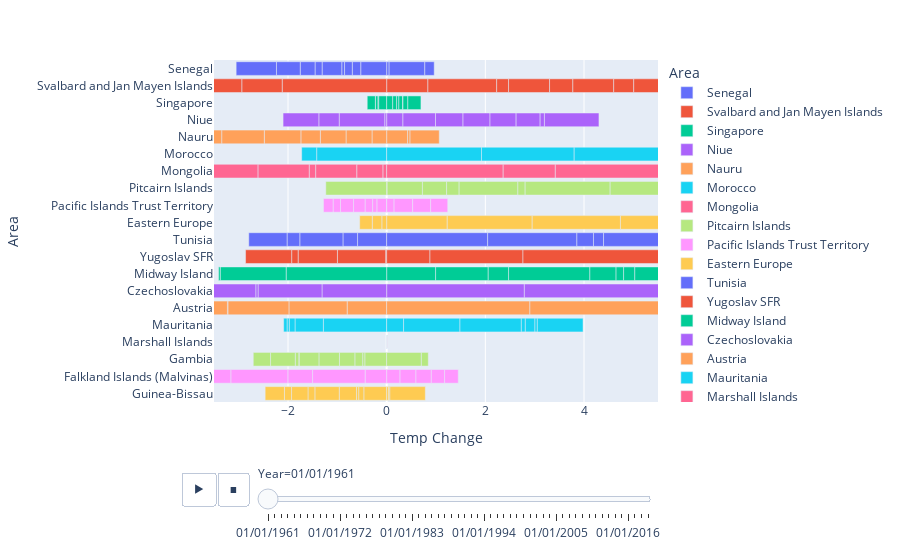

Notebook code for this chart:
### Code cell
countries = top_10.append(bottom_10)
df = df[df['Area'].isin(countries)]
px.bar(df,x='Temp Change',y='Area',animation_frame='Year', hover_name='Temp Change',
      range_x=[-3.5,5.5], color='Area')

### Figure 1 — Plotly figure (JSON) as saved in the notebook; plotly's stock layout.template omitted (floating-point values rounded to 4 significant figures)
{"data": [{"alignmentgroup": "True", "hovertemplate": "<b>%{hovertext}</b><br><br>Area=%{y}<br>Year=01/01/1961<br>Temp Change=%{x}<extra></extra>", "hovertext": [0.05, 0.723, 0.191, -0.526, -0.171, -0.157, -0.056, -0.399, -0.143, -0.3, -0.482, -0.817], "legendgroup": "Senegal", "marker": {"color": "#636efa", "pattern": {"shape": ""}}, "name": "Senegal", "offsetgroup": "Senegal", "orientation": "h", "showlegend": true, "textposition": "auto", "type": "bar", "x": [0.05, 0.723, 0.191, -0.526, -0.171, -0.157, -0.056, -0.399, -0.143, -0.3, -0.482, -0.817], "xaxis": "x", "y": ["Senegal", "Senegal", "Senegal", "Senegal", "Senegal", "Senegal", "Senegal", "Senegal", "Senegal", "Senegal", "Senegal", "Senegal"], "yaxis": "y"}, {"alignmentgroup": "True", "hovertemplate": "<b>%{hovertext}</b><br><br>Area=%{y}<br>Year=01/01/1961<br>Temp Change=%{x}<extra></extra>", "hovertext": [0.836, -2.118, 1.394, -0.819, 0.241, 0.831, 0.472, 0.828, 0.406, 3.459, 2.625, -3.521], "legendgroup": "Svalbard and Jan Mayen Islands", "marker": {"color": "#EF553B", "pattern": {"shape": ""}}, "name": "Svalbard and Jan Mayen Islands", "offsetgroup": "Svalbard and Jan Mayen Islands", "orientation": "h", "showlegend": true, "textposition": "auto", "type": "bar", "x": [0.836, -2.118, 1.394, -0.819, 0.241, 0.831, 0.472, 0.828, 0.406, 3.459, 2.625, -3.521], "xaxis": "x", "y": ["Svalbard and Jan Mayen Islands", "Svalbard and Jan Mayen Islands", "Svalbard and Jan Mayen Islands", "Svalbard and Jan Mayen Islands", "Svalbard and Jan Mayen Islands", "Svalbard and Jan Mayen Islands", "Svalbard and Jan Mayen Islands", "Svalbard and Jan Mayen Islands", "Svalbard and Jan Mayen Islands", "Svalbard and Jan Mayen Islands", "Svalbard and Jan Mayen Islands", "Svalbard and Jan Mayen Islands"], "yaxis": "y"}, {"alignmentgroup": "True", "hovertemplate": "<b>%{hovertext}</b><br><br>Area=%{y}<br>Year=01/01/1961<br>Temp Change=%{x}<extra></extra>", "hovertext": [-0.163, 0.122, 0.079, 0.046, 0.08, -0.015, 0.004, 0.098, -0.048, -0.003, -0.165, 0.266], "legendgroup": "Singapore", "marker": {"color": "#00cc96", "pattern": {"shape": ""}}, "name": "Singapore", "offsetgroup": "Singapore", "orientation": "h", "showlegend": true, "textposition": "auto", "type": "bar", "x": [-0.163, 0.122, 0.079, 0.046, 0.08, -0.015, 0.004, 0.098, -0.048, -0.003, -0.165, 0.266], "xaxis": "x", "y": ["Singapore", "Singapore", "Singapore", "Singapore", "Singapore", "Singapore", "Singapore", "Singapore", "Singapore", "Singapore", "Singapore", "Singapore"], "yaxis": "y"}, {"alignmentgroup": "True", "hovertemplate": "<b>%{hovertext}</b><br><br>Area=%{y}<br>Year=01/01/1961<br>Temp Change=%{x}<extra></extra>", "hovertext": [0.33, 0.66, -0.039, 0.558, 0.547, 0.529, 0.487, 0.087, 1.105, -0.923, -0.413, -0.725], "legendgroup": "Niue", "marker": {"color": "#ab63fa", "pattern": {"shape": ""}}, "name": "Niue", "offsetgroup": "Niue", "orientation": "h", "showlegend": true, "textposition": "auto", "type": "bar", "x": [0.33, 0.66, -0.039, 0.558, 0.547, 0.529, 0.487, 0.087, 1.105, -0.923, -0.413, -0.725], "xaxis": "x", "y": ["Niue", "Niue", "Niue", "Niue", "Niue", "Niue", "Niue", "Niue", "Niue", "Niue", "Niue", "Niue"], "yaxis": "y"}, {"alignmentgroup": "True", "hovertemplate": "<b>%{hovertext}</b><br><br>Area=%{y}<br>Year=01/01/1961<br>Temp Change=%{x}<extra></extra>", "hovertext": [0.425, -0.297, -0.527, 0.049, 0.592, -0.52, -0.395, -0.741, -0.864, -0.827, -0.703, -0.383], "legendgroup": "Nauru", "marker": {"color": "#FFA15A", "pattern": {"shape": ""}}, "name": "Nauru", "offsetgroup": "Nauru", "orientation": "h", "showlegend": true, "textposition": "auto", "type": "bar", "x": [0.425, -0.297, -0.527, 0.049, 0.592, -0.52, -0.395, -0.741, -0.864, -0.827, -0.703, -0.383], "xaxis": "x", "y": ["Nauru", "Nauru", "Nauru", "Nauru", "Nauru", "Nauru", "Nauru", "Nauru", "Nauru", "Nauru", "Nauru", "Nauru"], "yaxis": "y"}, {"alignmentgroup": "True", "hovertemplate": "<b>%{hovertext}</b><br><br>Area=%{y}<br>Year=01/01/1961<br>Temp Change=%{x}<extra></extra>", "hovertext": [-1.419, 1.922, 1.879, 1.769, 1.839, -0.304, 1.206, 0.756, 0.608, 0.009, 0.109, 2.118], "legendgroup": "Morocco", "marker": {"color": "#19d3f3", "pattern": {"shape": ""}}, "name": "Morocco", "offsetgroup": "Morocco", "orientation": "h", "showlegend": true, "textposition": "auto", "type": "bar", "x": [-1.419, 1.922, 1.879, 1.769, 1.839, -0.304, 1.206, 0.756, 0.608, 0.009, 0.109, 2.118], "xaxis": "x", "y": ["Morocco", "Morocco", "Morocco", "Morocco", "Morocco", "Morocco", "Morocco", "Morocco", "Morocco", "Morocco", "Morocco", "Morocco"], "yaxis": "y"}, {"alignmentgroup": "True", "hovertemplate": "<b>%{hovertext}</b><br><br>Area=%{y}<br>Year=01/01/1961<br>Temp Change=%{x}<extra></extra>", "hovertext": [-0.077, 2.362, 1.057, 3.176, -0.53, -0.833, -0.13, -1.04, 0.163, -1.666, 1.356, -0.633], "legendgroup": "Mongolia", "marker": {"color": "#FF6692", "pattern": {"shape": ""}}, "name": "Mongolia", "offsetgroup": "Mongolia", "orientation": "h", "showlegend": true, "textposition": "auto", "type": "bar", "x": [-0.077, 2.362, 1.057, 3.176, -0.53, -0.833, -0.13, -1.04, 0.163, -1.666, 1.356, -0.633], "xaxis": "x", "y": ["Mongolia", "Mongolia", "Mongolia", "Mongolia", "Mongolia", "Mongolia", "Mongolia", "Mongolia", "Mongolia", "Mongolia", "Mongolia", "Mongolia"], "yaxis": "y"}, {"alignmentgroup": "True", "hovertemplate": "<b>%{hovertext}</b><br><br>Area=%{y}<br>Year=01/01/1961<br>Temp Change=%{x}<extra></extra>", "hovertext": [0.01, -1.234, 0.715, 0.49, 0.254, 1.191, 0.147, 1.723, 1.291, 0.789, 1.18, 0.817], "legendgroup": "Pitcairn Islands", "marker": {"color": "#B6E880", "pattern": {"shape": ""}}, "name": "Pitcairn Islands", "offsetgroup": "Pitcairn Islands", "orientation": "h", "showlegend": true, "textposition": "auto", "type": "bar", "x": [0.01, -1.234, 0.715, 0.49, 0.254, 1.191, 0.147, 1.723, 1.291, 0.789, 1.18, 0.817], "xaxis": "x", "y": ["Pitcairn Islands", "Pitcairn Islands", "Pitcairn Islands", "Pitcairn Islands", "Pitcairn Islands", "Pitcairn Islands", "Pitcairn Islands", "Pitcairn Islands", "Pitcairn Islands", "Pitcairn Islands", "Pitcairn Islands", "Pitcairn Islands"], "yaxis": "y"}, {"alignmentgroup": "True", "hovertemplate": "<b>%{hovertext}</b><br><br>Area=%{y}<br>Year=01/01/1961<br>Temp Change=%{x}<extra></extra>", "hovertext": [0.15, 0.377, 0.365, 0.346, -0.003, -0.196, -0.086, -0.153, -0.233, -0.265, -0.15, -0.195], "legendgroup": "Pacific Islands Trust Territory", "marker": {"color": "#FF97FF", "pattern": {"shape": ""}}, "name": "Pacific Islands Trust Territory", "offsetgroup": "Pacific Islands Trust Territory", "orientation": "h", "showlegend": true, "textposition": "auto", "type": "bar", "x": [0.15, 0.377, 0.365, 0.346, -0.003, -0.196, -0.086, -0.153, -0.233, -0.265, -0.15, -0.195], "xaxis": "x", "y": ["Pacific Islands Trust Territory", "Pacific Islands Trust Territory", "Pacific Islands Trust Territory", "Pacific Islands Trust Territory", "Pacific Islands Trust Territory", "Pacific Islands Trust Territory", "Pacific Islands Trust Territory", "Pacific Islands Trust Territory", "Pacific Islands Trust Territory", "Pacific Islands Trust Territory", "Pacific Islands Trust Territory", "Pacific Islands Trust Territory"], "yaxis": "y"}, {"alignmentgroup": "True", "hovertemplate": "<b>%{hovertext}</b><br><br>Area=%{y}<br>Year=01/01/1961<br>Temp Change=%{x}<extra></extra>", "hovertext": [1.228, 1.722, 1.789, 0.886, 1.26, 0.011, -0.098, -0.194, -0.255, 0.73, 0.425, 1.045], "legendgroup": "Eastern Europe", "marker": {"color": "#FECB52", "pattern": {"shape": ""}}, "name": "Eastern Europe", "offsetgroup": "Eastern Europe", "orientation": "h", "showlegend": true, "textposition": "auto", "type": "bar", "x": [1.228, 1.722, 1.789, 0.886, 1.26, 0.011, -0.098, -0.194, -0.255, 0.73, 0.425, 1.045], "xaxis": "x", "y": ["Eastern Europe", "Eastern Europe", "Eastern Europe", "Eastern Europe", "Eastern Europe", "Eastern Europe", "Eastern Europe", "Eastern Europe", "Eastern Europe", "Eastern Europe", "Eastern Europe", "Eastern Europe"], "yaxis": "y"}, {"alignmentgroup": "True", "hovertemplate": "<b>%{hovertext}</b><br><br>Area=%{y}<br>Year=01/01/1961<br>Temp Change=%{x}<extra></extra>", "hovertext": [-0.59, 2.047, 1.809, -0.296, 0.336, -0.875, -0.258, 0.204, 1.921, 1.205, 0.024, -0.776], "legendgroup": "Tunisia", "marker": {"color": "#636efa", "pattern": {"shape": ""}}, "name": "Tunisia", "offsetgroup": "Tunisia", "orientation": "h", "showlegend": true, "textposition": "auto", "type": "bar", "x": [-0.59, 2.047, 1.809, -0.296, 0.336, -0.875, -0.258, 0.204, 1.921, 1.205, 0.024, -0.776], "xaxis": "x", "y": ["Tunisia", "Tunisia", "Tunisia", "Tunisia", "Tunisia", "Tunisia", "Tunisia", "Tunisia", "Tunisia", "Tunisia", "Tunisia", "Tunisia"], "yaxis": "y"}, {"alignmentgroup": "True", "hovertemplate": "<b>%{hovertext}</b><br><br>Area=%{y}<br>Year=01/01/1961<br>Temp Change=%{x}<extra></extra>", "hovertext": [-0.02, 0.878, 1.885, 2.998, -0.978, 0.418, -0.797, -0.131, 1.181, 1.488, 1.149, -0.934], "legendgroup": "Yugoslav SFR", "marker": {"color": "#EF553B", "pattern": {"shape": ""}}, "name": "Yugoslav SFR", "offsetgroup": "Yugoslav SFR", "orientation": "h", "showlegend": true, "textposition": "auto", "type": "bar", "x": [-0.02, 0.878, 1.885, 2.998, -0.978, 0.418, -0.797, -0.131, 1.181, 1.488, 1.149, -0.934], "xaxis": "x", "y": ["Yugoslav SFR", "Yugoslav SFR", "Yugoslav SFR", "Yugoslav SFR", "Yugoslav SFR", "Yugoslav SFR", "Yugoslav SFR", "Yugoslav SFR", "Yugoslav SFR", "Yugoslav SFR", "Yugoslav SFR", "Yugoslav SFR"], "yaxis": "y"}, {"alignmentgroup": "True", "hovertemplate": "<b>%{hovertext}</b><br><br>Area=%{y}<br>Year=01/01/1961<br>Temp Change=%{x}<extra></extra>", "hovertext": [0.992, 1.067, 0.412, 1.648, 0.531, -2.038, -1.336, -0.034, 0.153, 0.227, 0.74, 0.239], "legendgroup": "Midway Island", "marker": {"color": "#00cc96", "pattern": {"shape": ""}}, "name": "Midway Island", "offsetgroup": "Midway Island", "orientation": "h", "showlegend": true, "textposition": "auto", "type": "bar", "x": [0.992, 1.067, 0.412, 1.648, 0.531, -2.038, -1.336, -0.034, 0.153, 0.227, 0.74, 0.239], "xaxis": "x", "y": ["Midway Island", "Midway Island", "Midway Island", "Midway Island", "Midway Island", "Midway Island", "Midway Island", "Midway Island", "Midway Island", "Midway Island", "Midway Island", "Midway Island"], "yaxis": "y"}, {"alignmentgroup": "True", "hovertemplate": "<b>%{hovertext}</b><br><br>Area=%{y}<br>Year=01/01/1961<br>Temp Change=%{x}<extra></extra>", "hovertext": [2.791, 3.102, 3.284, -1.311, 0.887, -1.296, -0.046, 2.36, 1.931, 0.269, -2.19, -0.562], "legendgroup": "Czechoslovakia", "marker": {"color": "#ab63fa", "pattern": {"shape": ""}}, "name": "Czechoslovakia", "offsetgroup": "Czechoslovakia", "orientation": "h", "showlegend": true, "textposition": "auto", "type": "bar", "x": [2.791, 3.102, 3.284, -1.311, 0.887, -1.296, -0.046, 2.36, 1.931, 0.269, -2.19, -0.562], "xaxis": "x", "y": ["Czechoslovakia", "Czechoslovakia", "Czechoslovakia", "Czechoslovakia", "Czechoslovakia", "Czechoslovakia", "Czechoslovakia", "Czechoslovakia", "Czechoslovakia", "Czechoslovakia", "Czechoslovakia", "Czechoslovakia"], "yaxis": "y"}, {"alignmentgroup": "True", "hovertemplate": "<b>%{hovertext}</b><br><br>Area=%{y}<br>Year=01/01/1961<br>Temp Change=%{x}<extra></extra>", "hovertext": [-0.801, 2.903, 2.721, -1.18, 0.864, -1.238, 0.107, 2.782, 1.567, -0.009, -1.162, 3.571], "legendgroup": "Austria", "marker": {"color": "#FFA15A", "pattern": {"shape": ""}}, "name": "Austria", "offsetgroup": "Austria", "orientation": "h", "showlegend": true, "textposition": "auto", "type": "bar", "x": [-0.801, 2.903, 2.721, -1.18, 0.864, -1.238, 0.107, 2.782, 1.567, -0.009, -1.162, 3.571], "xaxis": "x", "y": ["Austria", "Austria", "Austria", "Austria", "Austria", "Austria", "Austria", "Austria", "Austria", "Austria", "Austria", "Austria"], "yaxis": "y"}, {"alignmentgroup": "True", "hovertemplate": "<b>%{hovertext}</b><br><br>Area=%{y}<br>Year=01/01/1961<br>Temp Change=%{x}<extra></extra>", "hovertext": [-1.283, -0.575, 0.343, 1.143, 1.244, 0.081, 0.195, 0.048, -0.117, -0.044, 0.927, -0.069], "legendgroup": "Mauritania", "marker": {"color": "#19d3f3", "pattern": {"shape": ""}}, "name": "Mauritania", "offsetgroup": "Mauritania", "orientation": "h", "showlegend": true, "textposition": "auto", "type": "bar", "x": [-1.283, -0.575, 0.343, 1.143, 1.244, 0.081, 0.195, 0.048, -0.117, -0.044, 0.927, -0.069], "xaxis": "x", "y": ["Mauritania", "Mauritania", "Mauritania", "Mauritania", "Mauritania", "Mauritania", "Mauritania", "Mauritania", "Mauritania", "Mauritania", "Mauritania", "Mauritania"], "yaxis": "y"}, {"alignmentgroup": "True", "hovertemplate": "<b>%{hovertext}</b><br><br>Area=%{y}<br>Year=01/01/1961<br>Temp Change=%{x}<extra></extra>", "hovertext": [0, 0, 0, 0, 0, 0, 0, 0, 0, 0, 0, 0], "legendgroup": "Marshall Islands", "marker": {"color": "#FF6692", "pattern": {"shape": ""}}, "name": "Marshall Islands", "offsetgroup": "Marshall Islands", "orientation": "h", "showlegend": true, "textposition": "auto", "type": "bar", "x": [0, 0, 0, 0, 0, 0, 0, 0, 0, 0, 0, 0], "xaxis": "x", "y": ["Marshall Islands", "Marshall Islands", "Marshall Islands", "Marshall Islands", "Marshall Islands", "Marshall Islands", "Marshall Islands", "Marshall Islands", "Marshall Islands", "Marshall Islands", "Marshall Islands", "Marshall Islands"], "yaxis": "y"}, {"alignmentgroup": "True", "hovertemplate": "<b>%{hovertext}</b><br><br>Area=%{y}<br>Year=01/01/1961<br>Temp Change=%{x}<extra></extra>", "hovertext": [-0.443, -0.043, -0.159, -0.312, 0.703, 0.141, -0.416, -0.404, -0.004, -0.072, -0.501, -0.35], "legendgroup": "Gambia", "marker": {"color": "#B6E880", "pattern": {"shape": ""}}, "name": "Gambia", "offsetgroup": "Gambia", "orientation": "h", "showlegend": true, "textposition": "auto", "type": "bar", "x": [-0.443, -0.043, -0.159, -0.312, 0.703, 0.141, -0.416, -0.404, -0.004, -0.072, -0.501, -0.35], "xaxis": "x", "y": ["Gambia", "Gambia", "Gambia", "Gambia", "Gambia", "Gambia", "Gambia", "Gambia", "Gambia", "Gambia", "Gambia", "Gambia"], "yaxis": "y"}, {"alignmentgroup": "True", "hovertemplate": "<b>%{hovertext}</b><br><br>Area=%{y}<br>Year=01/01/1961<br>Temp Change=%{x}<extra></extra>", "hovertext": [0.271, 0.323, -0.437, -1.065, 0.311, -0.501, -1.156, -0.521, -0.612, 0.269, -0.218, 0.277], "legendgroup": "Falkland Islands (Malvinas)", "marker": {"color": "#FF97FF", "pattern": {"shape": ""}}, "name": "Falkland Islands (Malvinas)", "offsetgroup": "Falkland Islands (Malvinas)", "orientation": "h", "showlegend": true, "textposition": "auto", "type": "bar", "x": [0.271, 0.323, -0.437, -1.065, 0.311, -0.501, -1.156, -0.521, -0.612, 0.269, -0.218, 0.277], "xaxis": "x", "y": ["Falkland Islands (Malvinas)", "Falkland Islands (Malvinas)", "Falkland Islands (Malvinas)", "Falkland Islands (Malvinas)", "Falkland Islands (Malvinas)", "Falkland Islands (Malvinas)", "Falkland Islands (Malvinas)", "Falkland Islands (Malvinas)", "Falkland Islands (Malvinas)", "Falkland Islands (Malvinas)", "Falkland Islands (Malvinas)", "Falkland Islands (Malvinas)"], "yaxis": "y"}, {"alignmentgroup": "True", "hovertemplate": "<b>%{hovertext}</b><br><br>Area=%{y}<br>Year=01/01/1961<br>Temp Change=%{x}<extra></extra>", "hovertext": [-0.463, -0.104, -0.044, -0.35, 0.036, -0.494, -0.14, 0.029, -0.333, -0.144, -0.391, 0.719], "legendgroup": "Guinea-Bissau", "marker": {"color": "#FECB52", "pattern": {"shape": ""}}, "name": "Guinea-Bissau", "offsetgroup": "Guinea-Bissau", "orientation": "h", "showlegend": true, "textposition": "auto", "type": "bar", "x": [-0.463, -0.104, -0.044, -0.35, 0.036, -0.494, -0.14, 0.029, -0.333, -0.144, -0.391, 0.719], "xaxis": "x", "y": ["Guinea-Bissau", "Guinea-Bissau", "Guinea-Bissau", "Guinea-Bissau", "Guinea-Bissau", "Guinea-Bissau", "Guinea-Bissau", "Guinea-Bissau", "Guinea-Bissau", "Guinea-Bissau", "Guinea-Bissau", "Guinea-Bissau"], "yaxis": "y"}], "layout": {"barmode": "relative", "legend": {"title": {"text": "Area"}, "tracegroupgap": 0}, "margin": {"t": 60}, "sliders": [{"active": 0, "currentvalue": {"prefix": "Year="}, "len": 0.9, "pad": {"b": 10, "t": 60}, "steps": [{"args": [["01/01/1961"], {"frame": {"duration": 0, "redraw": true}, "fromcurrent": true, "mode": "immediate", "transition": {"duration": 0, "easing": "linear"}}], "label": "01/01/1961", "method": "animate"}, {"args": [["01/01/1962"], {"frame": {"duration": 0, "redraw": true}, "fromcurrent": true, "mode": "immediate", "transition": {"duration": 0, "easing": "linear"}}], "label": "01/01/1962", "method": "animate"}, {"args": [["01/01/1963"], {"frame": {"duration": 0, "redraw": true}, "fromcurrent": true, "mode": "immediate", "transition": {"duration": 0, "easing": "linear"}}], "label": "01/01/1963", "method": "animate"}, {"args": [["01/01/1964"], {"frame": {"duration": 0, "redraw": true}, "fromcurrent": true, "mode": "immediate", "transition": {"duration": 0, "easing": "linear"}}], "label": "01/01/1964", "method": "animate"}, {"args": [["01/01/1965"], {"frame": {"duration": 0, "redraw": true}, "fromcurrent": true, "mode": "immediate", "transition": {"duration": 0, "easing": "linear"}}], "label": "01/01/1965", "method": "animate"}, {"args": [["01/01/1966"], {"frame": {"duration": 0, "redraw": true}, "fromcurrent": true, "mode": "immediate", "transition": {"duration": 0, "easing": "linear"}}], "label": "01/01/1966", "method": "animate"}, {"args": [["01/01/1967"], {"frame": {"duration": 0, "redraw": true}, "fromcurrent": true, "mode": "immediate", "transition": {"duration": 0, "easing": "linear"}}], "label": "01/01/1967", "method": "animate"}, {"args": [["01/01/1968"], {"frame": {"duration": 0, "redraw": true}, "fromcurrent": true, "mode": "immediate", "transition": {"duration": 0, "easing": "linear"}}], "label": "01/01/1968", "method": "animate"}, {"args": [["01/01/1969"], {"frame": {"duration": 0, "redraw": true}, "fromcurrent": true, "mode": "immediate", "transition": {"duration": 0, "easing": "linear"}}], "label": "01/01/1969", "method": "animate"}, {"args": [["01/01/1970"], {"frame": {"duration": 0, "redraw": true}, "fromcurrent": true, "mode": "immediate", "transition": {"duration": 0, "easing": "linear"}}], "label": "01/01/1970", "method": "animate"}, {"args": [["01/01/1971"], {"frame": {"duration": 0, "redraw": true}, "fromcurrent": true, "mode": "immediate", "transition": {"duration": 0, "easing": "linear"}}], "label": "01/01/1971", "method": "animate"}, {"args": [["01/01/1972"], {"frame": {"duration": 0, "redraw": true}, "fromcurrent": true, "mode": "immediate", "transition": {"duration": 0, "easing": "linear"}}], "label": "01/01/1972", "method": "animate"}, {"args": [["01/01/1973"], {"frame": {"duration": 0, "redraw": true}, "fromcurrent": true, "mode": "immediate", "transition": {"duration": 0, "easing": "linear"}}], "label": "01/01/1973", "method": "animate"}, {"args": [["01/01/1974"], {"frame": {"duration": 0, "redraw": true}, "fromcurrent": true, "mode": "immediate", "transition": {"duration": 0, "easing": "linear"}}], "label": "01/01/1974", "method": "animate"}, {"args": [["01/01/1975"], {"frame": {"duration": 0, "redraw": true}, "fromcurrent": true, "mode": "immediate", "transition": {"duration": 0, "easing": "linear"}}], "label": "01/01/1975", "method": "animate"}, {"args": [["01/01/1976"], {"frame": {"duration": 0, "redraw": true}, "fromcurrent": true, "mode": "immediate", "transition": {"duration": 0, "easing": "linear"}}], "label": "01/01/1976", "method": "animate"}, {"args": [["01/01/1977"], {"frame": {"duration": 0, "redraw": true}, "fromcurrent": true, "mode": "immediate", "transition": {"duration": 0, "easing": "linear"}}], "label": "01/01/1977", "method": "animate"}, {"args": [["01/01/1978"], {"frame": {"duration": 0, "redraw": true}, "fromcurrent": true, "mode": "immediate", "transition": {"duration": 0, "easing": "linear"}}], "label": "01/01/1978", "method": "animate"}, {"args": [["01/01/1979"], {"frame": {"duration": 0, "redraw": true}, "fromcurrent": true, "mode": "immediate", "transition": {"duration": 0, "easing": "linear"}}], "label": "01/01/1979", "method": "animate"}, {"args": [["01/01/1980"], {"frame": {"duration": 0, "redraw": true}, "fromcurrent": true, "mode": "immediate", "transition": {"duration": 0, "easing": "linear"}}], "label": "01/01/1980", "method": "animate"}, {"args": [["01/01/1981"], {"frame": {"duration": 0, "redraw": true}, "fromcurrent": true, "mode": "immediate", "transition": {"duration": 0, "easing": "linear"}}], "label": "01/01/1981", "method": "animate"}, {"args": [["01/01/1982"], {"frame": {"duration": 0, "redraw": true}, "fromcurrent": true, "mode": "immediate", "transition": {"duration": 0, "easing": "linear"}}], "label": "01/01/1982", "method": "animate"}, {"args": [["01/01/1983"], {"frame": {"duration": 0, "redraw": true}, "fromcurrent": true, "mode": "immediate", "transition": {"duration": 0, "easing": "linear"}}], "label": "01/01/1983", "method": "animate"}, {"args": [["01/01/1984"], {"frame": {"duration": 0, "redraw": true}, "fromcurrent": true, "mode": "immediate", "transition": {"duration": 0, "easing": "linear"}}], "label": "01/01/1984", "method": "animate"}, {"args": [["01/01/1985"], {"frame": {"duration": 0, "redraw": true}, "fromcurrent": true, "mode": "immediate", "transition": {"duration": 0, "easing": "linear"}}], "label": "01/01/1985", "method": "animate"}, {"args": [["01/01/1986"], {"frame": {"duration": 0, "redraw": true}, "fromcurrent": true, "mode": "immediate", "transition": {"duration": 0, "easing": "linear"}}], "label": "01/01/1986", "method": "animate"}, {"args": [["01/01/1987"], {"frame": {"duration": 0, "redraw": true}, "fromcurrent": true, "mode": "immediate", "transition": {"duration": 0, "easing": "linear"}}], "label": "01/01/1987", "method": "animate"}, {"args": [["01/01/1988"], {"frame": {"duration": 0, "redraw": true}, "fromcurrent": true, "mode": "immediate", "transition": {"duration": 0, "easing": "linear"}}], "label": "01/01/1988", "method": "animate"}, {"args": [["01/01/1989"], {"frame": {"duration": 0, "redraw": true}, "fromcurrent": true, "mode": "immediate", "transition": {"duration": 0, "easing": "linear"}}], "label": "01/01/1989", "method": "animate"}, {"args": [["01/01/1990"], {"frame": {"duration": 0, "redraw": true}, "fromcurrent": true, "mode": "immediate", "transition": {"duration": 0, "easing": "linear"}}], "label": "01/01/1990", "method": "animate"}, {"args": [["01/01/1991"], {"frame": {"duration": 0, "redraw": true}, "fromcurrent": true, "mode": "immediate", "transition": {"duration": 0, "easing": "linear"}}], "label": "01/01/1991", "method": "animate"}, {"args": [["01/01/1992"], {"frame": {"duration": 0, "redraw": true}, "fromcurrent": true, "mode": "immediate", "transition": {"duration": 0, "easing": "linear"}}], "label": "01/01/1992", "method": "animate"}, {"args": [["01/01/1993"], {"frame": {"duration": 0, "redraw": true}, "fromcurrent": true, "mode": "immediate", "transition": {"duration": 0, "easing": "linear"}}], "label": "01/01/1993", "method": "animate"}, {"args": [["01/01/1994"], {"frame": {"duration": 0, "redraw": true}, "fromcurrent": true, "mode": "immediate", "transition": {"duration": 0, "easing": "linear"}}], "label": "01/01/1994", "method": "animate"}, {"args": [["01/01/1995"], {"frame": {"duration": 0, "redraw": true}, "fromcurrent": true, "mode": "immediate", "transition": {"duration": 0, "easing": "linear"}}], "label": "01/01/1995", "method": "animate"}, {"args": [["01/01/1996"], {"frame": {"duration": 0, "redraw": true}, "fromcurrent": true, "mode": "immediate", "transition": {"duration": 0, "easing": "linear"}}], "label": "01/01/1996", "method": "animate"}, {"args": [["01/01/1997"], {"frame": {"duration": 0, "redraw": true}, "fromcurrent": true, "mode": "immediate", "transition": {"duration": 0, "easing": "linear"}}], "label": "01/01/1997", "method": "animate"}, {"args": [["01/01/1998"], {"frame": {"duration": 0, "redraw": true}, "fromcurrent": true, "mode": "immediate", "transition": {"duration": 0, "easing": "linear"}}], "label": "01/01/1998", "method": "animate"}, {"args": [["01/01/1999"], {"frame": {"duration": 0, "redraw": true}, "fromcurrent": true, "mode": "immediate", "transition": {"duration": 0, "easing": "linear"}}], "label": "01/01/1999", "method": "animate"}, {"args": [["01/01/2000"], {"frame": {"duration": 0, "redraw": true}, "fromcurrent": true, "mode": "immediate", "transition": {"duration": 0, "easing": "linear"}}], "label": "01/01/2000", "method": "animate"}, {"args": [["01/01/2001"], {"frame": {"duration": 0, "redraw": true}, "fromcurrent": true, "mode": "immediate", "transition": {"duration": 0, "easing": "linear"}}], "label": "01/01/2001", "method": "animate"}, {"args": [["01/01/2002"], {"frame": {"duration": 0, "redraw": true}, "fromcurrent": true, "mode": "immediate", "transition": {"duration": 0, "easing": "linear"}}], "label": "01/01/2002", "method": "animate"}, {"args": [["01/01/2003"], {"frame": {"duration": 0, "redraw": true}, "fromcurrent": true, "mode": "immediate", "transition": {"duration": 0, "easing": "linear"}}], "label": "01/01/2003", "method": "animate"}, {"args": [["01/01/2004"], {"frame": {"duration": 0, "redraw": true}, "fromcurrent": true, "mode": "immediate", "transition": {"duration": 0, "easing": "linear"}}], "label": "01/01/2004", "method": "animate"}, {"args": [["01/01/2005"], {"frame": {"duration": 0, "redraw": true}, "fromcurrent": true, "mode": "immediate", "transition": {"duration": 0, "easing": "linear"}}], "label": "01/01/2005", "method": "animate"}, {"args": [["01/01/2006"], {"frame": {"duration": 0, "redraw": true}, "fromcurrent": true, "mode": "immediate", "transition": {"duration": 0, "easing": "linear"}}], "label": "01/01/2006", "method": "animate"}, {"args": [["01/01/2007"], {"frame": {"duration": 0, "redraw": true}, "fromcurrent": true, "mode": "immediate", "transition": {"duration": 0, "easing": "linear"}}], "label": "01/01/2007", "method": "animate"}, {"args": [["01/01/2008"], {"frame": {"duration": 0, "redraw": true}, "fromcurrent": true, "mode": "immediate", "transition": {"duration": 0, "easing": "linear"}}], "label": "01/01/2008", "method": "animate"}, {"args": [["01/01/2009"], {"frame": {"duration": 0, "redraw": true}, "fromcurrent": true, "mode": "immediate", "transition": {"duration": 0, "easing": "linear"}}], "label": "01/01/2009", "method": "animate"}, {"args": [["01/01/2010"], {"frame": {"duration": 0, "redraw": true}, "fromcurrent": true, "mode": "immediate", "transition": {"duration": 0, "easing": "linear"}}], "label": "01/01/2010", "method": "animate"}, {"args": [["01/01/2011"], {"frame": {"duration": 0, "redraw": true}, "fromcurrent": true, "mode": "immediate", "transition": {"duration": 0, "easing": "linear"}}], "label": "01/01/2011", "method": "animate"}, {"args": [["01/01/2012"], {"frame": {"duration": 0, "redraw": true}, "fromcurrent": true, "mode": "immediate", "transition": {"duration": 0, "easing": "linear"}}], "label": "01/01/2012", "method": "animate"}, {"args": [["01/01/2013"], {"frame": {"duration": 0, "redraw": true}, "fromcurrent": true, "mode": "immediate", "transition": {"duration": 0, "easing": "linear"}}], "label": "01/01/2013", "method": "animate"}, {"args": [["01/01/2014"], {"frame": {"duration": 0, "redraw": true}, "fromcurrent": true, "mode": "immediate", "transition": {"duration": 0, "easing": "linear"}}], "label": "01/01/2014", "method": "animate"}, {"args": [["01/01/2015"], {"frame": {"duration": 0, "redraw": true}, "fromcurrent": true, "mode": "immediate", "transition": {"duration": 0, "easing": "linear"}}], "label": "01/01/2015", "method": "animate"}, {"args": [["01/01/2016"], {"frame": {"duration": 0, "redraw": true}, "fromcurrent": true, "mode": "immediate", "transition": {"duration": 0, "easing": "linear"}}], "label": "01/01/2016", "method": "animate"}, {"args": [["01/01/2017"], {"frame": {"duration": 0, "redraw": true}, "fromcurrent": true, "mode": "immediate", "transition": {"duration": 0, "easing": "linear"}}], "label": "01/01/2017", "method": "animate"}, {"args": [["01/01/2018"], {"frame": {"duration": 0, "redraw": true}, "fromcurrent": true, "mode": "immediate", "transition": {"duration": 0, "easing": "linear"}}], "label": "01/01/2018", "method": "animate"}, {"args": [["01/01/2019"], {"frame": {"duration": 0, "redraw": true}, "fromcurrent": true, "mode": "immediate", "transition": {"duration": 0, "easing": "linear"}}], "label": "01/01/2019", "method": "animate"}], "x": 0.1, "xanchor": "left", "y": 0, "yanchor": "top"}], "updatemenus": [{"buttons": [{"args": [null, {"frame": {"duration": 500, "redraw": true}, "fromcurrent": true, "mode": "immediate", "transition": {"duration": 500, "easing": "linear"}}], "label": "&#9654;", "method": "animate"}, {"args": [[null], {"frame": {"duration": 0, "redraw": true}, "fromcurrent": true, "mode": "immediate", "transition": {"duration": 0, "easing": "linear"}}], "label": "&#9724;", "method": "animate"}], "direction": "left", "pad": {"r": 10, "t": 70}, "showactive": false, "type": "buttons", "x": 0.1, "xanchor": "right", "y": 0, "yanchor": "top"}], "xaxis": {"anchor": "y", "domain": [0, 1], "range": [-3.5, 5.5], "title": {"text": "Temp Change"}}, "yaxis": {"anchor": "x", "categoryarray": ["Guinea-Bissau", "Falkland Islands (Malvinas)", "Gambia", "Marshall Islands", "Mauritania", "Austria", "Czechoslovakia", "Midway Island", "Yugoslav SFR", "Tunisia", "Eastern Europe", "Pacific Islands Trust Territory", "Pitcairn Islands", "Mongolia", "Morocco", "Nauru", "Niue", "Singapore", "Svalbard and Jan Mayen Islands", "Senegal"], "categoryorder": "array", "domain": [0, 1], "title": {"text": "Area"}}}}
